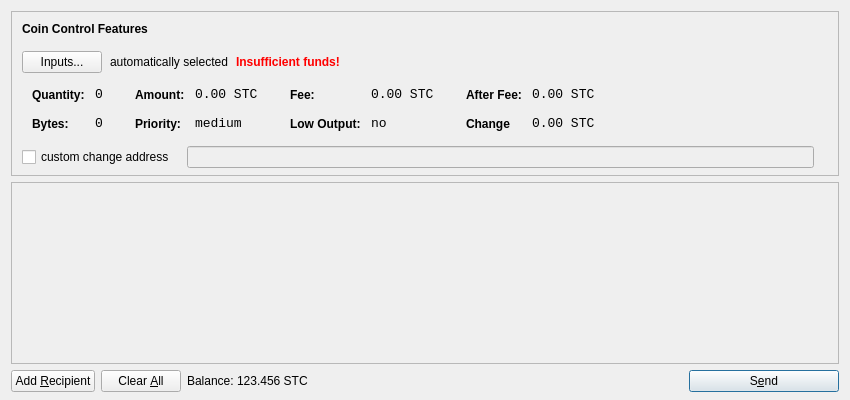
<?xml version="1.0" encoding="UTF-8"?>
<ui version="4.0">
 <class>SendCoinsDialog</class>
 <widget class="QDialog" name="SendCoinsDialog">
  <property name="geometry">
   <rect>
    <x>0</x>
    <y>0</y>
    <width>850</width>
    <height>400</height>
   </rect>
  </property>
  <property name="windowTitle">
   <string>Send Coins</string>
  </property>
  <layout class="QVBoxLayout" name="verticalLayout" stretch="0,1,0">
   <property name="bottomMargin">
    <number>8</number>
   </property>
   <item>
    <widget class="QFrame" name="frameCoinControl">
     <property name="sizePolicy">
      <sizepolicy hsizetype="Expanding" vsizetype="Expanding">
       <horstretch>0</horstretch>
       <verstretch>0</verstretch>
      </sizepolicy>
     </property>
     <property name="maximumSize">
      <size>
       <width>16777215</width>
       <height>16777215</height>
      </size>
     </property>
     <property name="frameShape">
      <enum>QFrame::StyledPanel</enum>
     </property>
     <property name="frameShadow">
      <enum>QFrame::Sunken</enum>
     </property>
     <layout class="QVBoxLayout" name="verticalLayoutCoinControl2">
      <property name="spacing">
       <number>-1</number>
      </property>
      <property name="leftMargin">
       <number>0</number>
      </property>
      <property name="topMargin">
       <number>0</number>
      </property>
      <property name="rightMargin">
       <number>0</number>
      </property>
      <property name="bottomMargin">
       <number>6</number>
      </property>
      <item>
       <layout class="QVBoxLayout" name="verticalLayoutCoinControl" stretch="0,0,0,0,1">
        <property name="spacing">
         <number>0</number>
        </property>
        <property name="leftMargin">
         <number>10</number>
        </property>
        <property name="topMargin">
         <number>10</number>
        </property>
        <item>
         <layout class="QHBoxLayout" name="horizontalLayoutCoinControl1">
          <property name="bottomMargin">
           <number>15</number>
          </property>
          <item>
           <widget class="QLabel" name="labelCoinControlFeatures">
            <property name="sizePolicy">
             <sizepolicy hsizetype="Preferred" vsizetype="Maximum">
              <horstretch>0</horstretch>
              <verstretch>0</verstretch>
             </sizepolicy>
            </property>
            <property name="font">
             <font>
              <weight>75</weight>
              <bold>true</bold>
             </font>
            </property>
            <property name="styleSheet">
             <string notr="true">font-weight:bold;</string>
            </property>
            <property name="text">
             <string>Coin Control Features</string>
            </property>
           </widget>
          </item>
         </layout>
        </item>
        <item>
         <layout class="QHBoxLayout" name="horizontalLayoutCoinControl2" stretch="0,0,0,0">
          <property name="spacing">
           <number>8</number>
          </property>
          <property name="bottomMargin">
           <number>10</number>
          </property>
          <item>
           <widget class="QPushButton" name="pushButtonCoinControl">
            <property name="styleSheet">
             <string notr="true"/>
            </property>
            <property name="text">
             <string>Inputs...</string>
            </property>
           </widget>
          </item>
          <item>
           <widget class="QLabel" name="labelCoinControlAutomaticallySelected">
            <property name="text">
             <string>automatically selected</string>
            </property>
            <property name="margin">
             <number>5</number>
            </property>
           </widget>
          </item>
          <item>
           <widget class="QLabel" name="labelCoinControlInsuffFunds">
            <property name="font">
             <font>
              <weight>75</weight>
              <bold>true</bold>
             </font>
            </property>
            <property name="styleSheet">
             <string notr="true">color:red;font-weight:bold;</string>
            </property>
            <property name="text">
             <string>Insufficient funds!</string>
            </property>
            <property name="margin">
             <number>5</number>
            </property>
           </widget>
          </item>
          <item>
           <spacer name="horizontalSpacerCoinControl">
            <property name="orientation">
             <enum>Qt::Horizontal</enum>
            </property>
            <property name="sizeHint" stdset="0">
             <size>
              <width>40</width>
              <height>1</height>
             </size>
            </property>
           </spacer>
          </item>
         </layout>
        </item>
        <item>
         <widget class="QWidget" name="widgetCoinControl" native="true">
          <property name="sizePolicy">
           <sizepolicy hsizetype="Preferred" vsizetype="Preferred">
            <horstretch>0</horstretch>
            <verstretch>0</verstretch>
           </sizepolicy>
          </property>
          <property name="minimumSize">
           <size>
            <width>0</width>
            <height>0</height>
           </size>
          </property>
          <property name="styleSheet">
           <string notr="true"/>
          </property>
          <layout class="QHBoxLayout" name="horizontalLayoutCoinControl5">
           <property name="margin">
            <number>0</number>
           </property>
           <item>
            <layout class="QHBoxLayout" name="horizontalLayoutCoinControl3" stretch="0,0,0,1">
             <property name="spacing">
              <number>20</number>
             </property>
             <property name="topMargin">
              <number>0</number>
             </property>
             <property name="bottomMargin">
              <number>10</number>
             </property>
             <item>
              <layout class="QFormLayout" name="formLayoutCoinControl1">
               <property name="horizontalSpacing">
                <number>10</number>
               </property>
               <property name="verticalSpacing">
                <number>14</number>
               </property>
               <property name="leftMargin">
                <number>10</number>
               </property>
               <property name="topMargin">
                <number>4</number>
               </property>
               <property name="rightMargin">
                <number>6</number>
               </property>
               <item row="0" column="0">
                <widget class="QLabel" name="labelCoinControlQuantityText">
                 <property name="styleSheet">
                  <string notr="true">font-weight:bold;</string>
                 </property>
                 <property name="text">
                  <string>Quantity:</string>
                 </property>
                 <property name="margin">
                  <number>0</number>
                 </property>
                </widget>
               </item>
               <item row="0" column="1">
                <widget class="QLabel" name="labelCoinControlQuantity">
                 <property name="font">
                  <font>
                   <family>Monospace</family>
                   <pointsize>10</pointsize>
                  </font>
                 </property>
                 <property name="cursor">
                  <cursorShape>IBeamCursor</cursorShape>
                 </property>
                 <property name="contextMenuPolicy">
                  <enum>Qt::ActionsContextMenu</enum>
                 </property>
                 <property name="text">
                  <string>0</string>
                 </property>
                 <property name="margin">
                  <number>0</number>
                 </property>
                 <property name="textInteractionFlags">
                  <set>Qt::LinksAccessibleByMouse|Qt::TextSelectableByKeyboard|Qt::TextSelectableByMouse</set>
                 </property>
                </widget>
               </item>
               <item row="1" column="0">
                <widget class="QLabel" name="labelCoinControlBytesText">
                 <property name="styleSheet">
                  <string notr="true">font-weight:bold;</string>
                 </property>
                 <property name="text">
                  <string>Bytes:</string>
                 </property>
                </widget>
               </item>
               <item row="1" column="1">
                <widget class="QLabel" name="labelCoinControlBytes">
                 <property name="font">
                  <font>
                   <family>Monospace</family>
                   <pointsize>10</pointsize>
                  </font>
                 </property>
                 <property name="cursor">
                  <cursorShape>IBeamCursor</cursorShape>
                 </property>
                 <property name="contextMenuPolicy">
                  <enum>Qt::ActionsContextMenu</enum>
                 </property>
                 <property name="text">
                  <string>0</string>
                 </property>
                 <property name="textInteractionFlags">
                  <set>Qt::LinksAccessibleByMouse|Qt::TextSelectableByKeyboard|Qt::TextSelectableByMouse</set>
                 </property>
                </widget>
               </item>
              </layout>
             </item>
             <item>
              <layout class="QFormLayout" name="formLayoutCoinControl2">
               <property name="horizontalSpacing">
                <number>10</number>
               </property>
               <property name="verticalSpacing">
                <number>14</number>
               </property>
               <property name="leftMargin">
                <number>6</number>
               </property>
               <property name="topMargin">
                <number>4</number>
               </property>
               <property name="rightMargin">
                <number>6</number>
               </property>
               <item row="0" column="0">
                <widget class="QLabel" name="labelCoinControlAmountText">
                 <property name="styleSheet">
                  <string notr="true">font-weight:bold;</string>
                 </property>
                 <property name="text">
                  <string>Amount:</string>
                 </property>
                 <property name="margin">
                  <number>0</number>
                 </property>
                </widget>
               </item>
               <item row="0" column="1">
                <widget class="QLabel" name="labelCoinControlAmount">
                 <property name="font">
                  <font>
                   <family>Monospace</family>
                   <pointsize>10</pointsize>
                  </font>
                 </property>
                 <property name="cursor">
                  <cursorShape>IBeamCursor</cursorShape>
                 </property>
                 <property name="contextMenuPolicy">
                  <enum>Qt::ActionsContextMenu</enum>
                 </property>
                 <property name="text">
                  <string>0.00 STC</string>
                 </property>
                 <property name="textInteractionFlags">
                  <set>Qt::LinksAccessibleByMouse|Qt::TextSelectableByKeyboard|Qt::TextSelectableByMouse</set>
                 </property>
                </widget>
               </item>
               <item row="1" column="0">
                <widget class="QLabel" name="labelCoinControlPriorityText">
                 <property name="styleSheet">
                  <string notr="true">font-weight:bold;</string>
                 </property>
                 <property name="text">
                  <string>Priority:</string>
                 </property>
                </widget>
               </item>
               <item row="1" column="1">
                <widget class="QLabel" name="labelCoinControlPriority">
                 <property name="font">
                  <font>
                   <family>Monospace</family>
                   <pointsize>10</pointsize>
                  </font>
                 </property>
                 <property name="cursor">
                  <cursorShape>IBeamCursor</cursorShape>
                 </property>
                 <property name="contextMenuPolicy">
                  <enum>Qt::ActionsContextMenu</enum>
                 </property>
                 <property name="text">
                  <string>medium</string>
                 </property>
                 <property name="textInteractionFlags">
                  <set>Qt::LinksAccessibleByMouse|Qt::TextSelectableByKeyboard|Qt::TextSelectableByMouse</set>
                 </property>
                </widget>
               </item>
              </layout>
             </item>
             <item>
              <layout class="QFormLayout" name="formLayoutCoinControl3">
               <property name="horizontalSpacing">
                <number>10</number>
               </property>
               <property name="verticalSpacing">
                <number>14</number>
               </property>
               <property name="leftMargin">
                <number>6</number>
               </property>
               <property name="topMargin">
                <number>4</number>
               </property>
               <property name="rightMargin">
                <number>6</number>
               </property>
               <item row="0" column="0">
                <widget class="QLabel" name="labelCoinControlFeeText">
                 <property name="styleSheet">
                  <string notr="true">font-weight:bold;</string>
                 </property>
                 <property name="text">
                  <string>Fee:</string>
                 </property>
                 <property name="margin">
                  <number>0</number>
                 </property>
                </widget>
               </item>
               <item row="0" column="1">
                <widget class="QLabel" name="labelCoinControlFee">
                 <property name="font">
                  <font>
                   <family>Monospace</family>
                   <pointsize>10</pointsize>
                  </font>
                 </property>
                 <property name="cursor">
                  <cursorShape>IBeamCursor</cursorShape>
                 </property>
                 <property name="contextMenuPolicy">
                  <enum>Qt::ActionsContextMenu</enum>
                 </property>
                 <property name="text">
                  <string>0.00 STC</string>
                 </property>
                 <property name="textInteractionFlags">
                  <set>Qt::LinksAccessibleByMouse|Qt::TextSelectableByKeyboard|Qt::TextSelectableByMouse</set>
                 </property>
                </widget>
               </item>
               <item row="1" column="0">
                <widget class="QLabel" name="labelCoinControlLowOutputText">
                 <property name="styleSheet">
                  <string notr="true">font-weight:bold;</string>
                 </property>
                 <property name="text">
                  <string>Low Output:</string>
                 </property>
                </widget>
               </item>
               <item row="1" column="1">
                <widget class="QLabel" name="labelCoinControlLowOutput">
                 <property name="font">
                  <font>
                   <family>Monospace</family>
                   <pointsize>10</pointsize>
                  </font>
                 </property>
                 <property name="cursor">
                  <cursorShape>IBeamCursor</cursorShape>
                 </property>
                 <property name="contextMenuPolicy">
                  <enum>Qt::ActionsContextMenu</enum>
                 </property>
                 <property name="text">
                  <string>no</string>
                 </property>
                 <property name="textInteractionFlags">
                  <set>Qt::LinksAccessibleByMouse|Qt::TextSelectableByKeyboard|Qt::TextSelectableByMouse</set>
                 </property>
                </widget>
               </item>
              </layout>
             </item>
             <item>
              <layout class="QFormLayout" name="formLayoutCoinControl4">
               <property name="horizontalSpacing">
                <number>10</number>
               </property>
               <property name="verticalSpacing">
                <number>14</number>
               </property>
               <property name="leftMargin">
                <number>6</number>
               </property>
               <property name="topMargin">
                <number>4</number>
               </property>
               <property name="rightMargin">
                <number>6</number>
               </property>
               <item row="0" column="0">
                <widget class="QLabel" name="labelCoinControlAfterFeeText">
                 <property name="styleSheet">
                  <string notr="true">font-weight:bold;</string>
                 </property>
                 <property name="text">
                  <string>After Fee:</string>
                 </property>
                 <property name="margin">
                  <number>0</number>
                 </property>
                </widget>
               </item>
               <item row="0" column="1">
                <widget class="QLabel" name="labelCoinControlAfterFee">
                 <property name="font">
                  <font>
                   <family>Monospace</family>
                   <pointsize>10</pointsize>
                  </font>
                 </property>
                 <property name="cursor">
                  <cursorShape>IBeamCursor</cursorShape>
                 </property>
                 <property name="contextMenuPolicy">
                  <enum>Qt::ActionsContextMenu</enum>
                 </property>
                 <property name="text">
                  <string>0.00 STC</string>
                 </property>
                 <property name="textInteractionFlags">
                  <set>Qt::LinksAccessibleByMouse|Qt::TextSelectableByKeyboard|Qt::TextSelectableByMouse</set>
                 </property>
                </widget>
               </item>
               <item row="1" column="0">
                <widget class="QLabel" name="labelCoinControlChangeText">
                 <property name="styleSheet">
                  <string notr="true">font-weight:bold;</string>
                 </property>
                 <property name="text">
                  <string>Change</string>
                 </property>
                </widget>
               </item>
               <item row="1" column="1">
                <widget class="QLabel" name="labelCoinControlChange">
                 <property name="font">
                  <font>
                   <family>Monospace</family>
                   <pointsize>10</pointsize>
                  </font>
                 </property>
                 <property name="cursor">
                  <cursorShape>IBeamCursor</cursorShape>
                 </property>
                 <property name="contextMenuPolicy">
                  <enum>Qt::ActionsContextMenu</enum>
                 </property>
                 <property name="text">
                  <string>0.00 STC</string>
                 </property>
                 <property name="textInteractionFlags">
                  <set>Qt::LinksAccessibleByMouse|Qt::TextSelectableByKeyboard|Qt::TextSelectableByMouse</set>
                 </property>
                </widget>
               </item>
              </layout>
             </item>
            </layout>
           </item>
          </layout>
         </widget>
        </item>
        <item>
         <layout class="QHBoxLayout" name="horizontalLayoutCoinControl4" stretch="0,0,0">
          <property name="spacing">
           <number>12</number>
          </property>
          <property name="sizeConstraint">
           <enum>QLayout::SetDefaultConstraint</enum>
          </property>
          <property name="topMargin">
           <number>5</number>
          </property>
          <property name="rightMargin">
           <number>5</number>
          </property>
          <item>
           <widget class="QCheckBox" name="checkBoxCoinControlChange">
            <property name="text">
             <string>custom change address</string>
            </property>
           </widget>
          </item>
          <item>
           <widget class="QLineEdit" name="lineEditCoinControlChange">
            <property name="enabled">
             <bool>false</bool>
            </property>
            <property name="sizePolicy">
             <sizepolicy hsizetype="Expanding" vsizetype="Fixed">
              <horstretch>0</horstretch>
              <verstretch>0</verstretch>
             </sizepolicy>
            </property>
           </widget>
          </item>
          <item>
           <widget class="QLabel" name="labelCoinControlChangeLabel">
            <property name="sizePolicy">
             <sizepolicy hsizetype="Preferred" vsizetype="Expanding">
              <horstretch>0</horstretch>
              <verstretch>0</verstretch>
             </sizepolicy>
            </property>
            <property name="minimumSize">
             <size>
              <width>0</width>
              <height>0</height>
             </size>
            </property>
            <property name="text">
             <string/>
            </property>
            <property name="margin">
             <number>3</number>
            </property>
           </widget>
          </item>
         </layout>
        </item>
        <item>
         <spacer name="verticalSpacerCoinControl">
          <property name="orientation">
           <enum>Qt::Vertical</enum>
          </property>
          <property name="sizeHint" stdset="0">
           <size>
            <width>800</width>
            <height>1</height>
           </size>
          </property>
         </spacer>
        </item>
       </layout>
      </item>
     </layout>
    </widget>
   </item>
   <item>
    <widget class="QScrollArea" name="scrollArea">
     <property name="widgetResizable">
      <bool>true</bool>
     </property>
     <widget class="QWidget" name="scrollAreaWidgetContents">
      <property name="geometry">
       <rect>
        <x>0</x>
        <y>0</y>
        <width>830</width>
        <height>165</height>
       </rect>
      </property>
      <layout class="QVBoxLayout" name="verticalLayout_2">
       <property name="margin">
        <number>0</number>
       </property>
       <item>
        <layout class="QVBoxLayout" name="entries">
         <property name="spacing">
          <number>6</number>
         </property>
        </layout>
       </item>
       <item>
        <spacer name="verticalSpacer">
         <property name="orientation">
          <enum>Qt::Vertical</enum>
         </property>
         <property name="sizeHint" stdset="0">
          <size>
           <width>20</width>
           <height>40</height>
          </size>
         </property>
        </spacer>
       </item>
      </layout>
     </widget>
    </widget>
   </item>
   <item>
    <layout class="QHBoxLayout" name="horizontalLayout">
     <item>
      <widget class="QPushButton" name="addButton">
       <property name="toolTip">
        <string>Send to multiple recipients at once</string>
       </property>
       <property name="text">
        <string>Add &amp;Recipient</string>
       </property>
       <property name="icon">
        <iconset resource="../bitcoin.qrc">
         <normaloff>:/icons/add</normaloff>:/icons/add</iconset>
       </property>
       <property name="autoDefault">
        <bool>false</bool>
       </property>
      </widget>
     </item>
     <item>
      <widget class="QPushButton" name="clearButton">
       <property name="sizePolicy">
        <sizepolicy hsizetype="Minimum" vsizetype="Fixed">
         <horstretch>0</horstretch>
         <verstretch>0</verstretch>
        </sizepolicy>
       </property>
       <property name="toolTip">
        <string>Remove all transaction fields</string>
       </property>
       <property name="text">
        <string>Clear &amp;All</string>
       </property>
       <property name="icon">
        <iconset resource="../bitcoin.qrc">
         <normaloff>:/icons/remove</normaloff>:/icons/remove</iconset>
       </property>
       <property name="autoRepeatDelay">
        <number>300</number>
       </property>
       <property name="autoDefault">
        <bool>false</bool>
       </property>
      </widget>
     </item>
     <item>
      <layout class="QHBoxLayout" name="horizontalLayout_2">
       <property name="spacing">
        <number>3</number>
       </property>
       <item>
        <widget class="QLabel" name="label">
         <property name="sizePolicy">
          <sizepolicy hsizetype="Preferred" vsizetype="Fixed">
           <horstretch>0</horstretch>
           <verstretch>0</verstretch>
          </sizepolicy>
         </property>
         <property name="text">
          <string>Balance:</string>
         </property>
        </widget>
       </item>
       <item>
        <widget class="QLabel" name="labelBalance">
         <property name="sizePolicy">
          <sizepolicy hsizetype="Preferred" vsizetype="Fixed">
           <horstretch>0</horstretch>
           <verstretch>0</verstretch>
          </sizepolicy>
         </property>
         <property name="cursor">
          <cursorShape>IBeamCursor</cursorShape>
         </property>
         <property name="text">
          <string>123.456 STC</string>
         </property>
         <property name="textInteractionFlags">
          <set>Qt::LinksAccessibleByMouse|Qt::TextSelectableByKeyboard|Qt::TextSelectableByMouse</set>
         </property>
        </widget>
       </item>
      </layout>
     </item>
     <item>
      <spacer name="horizontalSpacer">
       <property name="orientation">
        <enum>Qt::Horizontal</enum>
       </property>
       <property name="sizeHint" stdset="0">
        <size>
         <width>40</width>
         <height>20</height>
        </size>
       </property>
      </spacer>
     </item>
     <item>
      <widget class="QPushButton" name="sendButton">
       <property name="minimumSize">
        <size>
         <width>150</width>
         <height>0</height>
        </size>
       </property>
       <property name="toolTip">
        <string>Confirm the send action</string>
       </property>
       <property name="text">
        <string>S&amp;end</string>
       </property>
       <property name="icon">
        <iconset resource="../bitcoin.qrc">
         <normaloff>:/icons/send</normaloff>:/icons/send</iconset>
       </property>
       <property name="default">
        <bool>true</bool>
       </property>
      </widget>
     </item>
    </layout>
   </item>
  </layout>
 </widget>
 <resources>
  <include location="../bitcoin.qrc"/>
 </resources>
 <connections/>
</ui>
